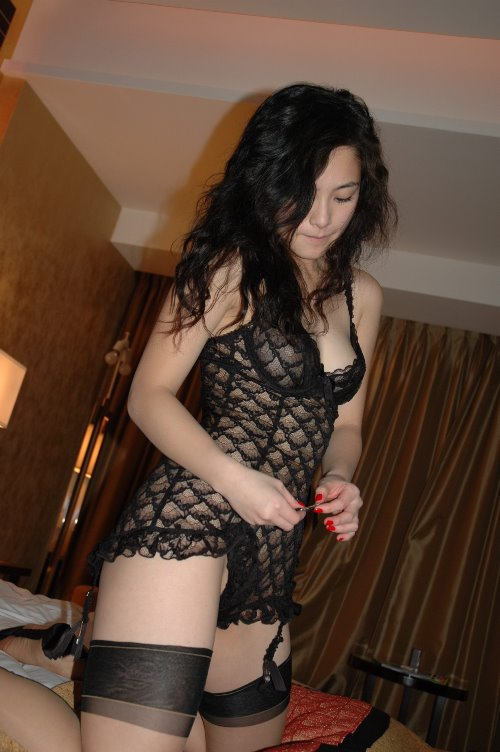
//> input picture opencv3_prog/test_opencv/1.jpg, 500 x 752 px
$ ./hough ../test_opencv/1.jpg   (built with g++ and OpenCV 4)
//> lines starting //> are read from the running program, lines starting //| are printed output that depends on the picture
#include <opencv2/core/core.hpp>
#include <opencv2/imgproc/imgproc.hpp>
#include <opencv2/highgui/highgui.hpp>
#include <iostream>

using namespace std;
using namespace cv;

int main(int argc, char** argv) {
    if(argc != 2) {
        cout << "usage: filter path_of_image." << endl;
        return 1;
    }

    Mat src, dst, mid;
    src = imread(argv[1]);
//> src is the input picture: 752 rows x 500 cols, CV_8UC3; mean B, G, R 54.3, 68.5, 91.9

    Canny(src, mid, 50, 200, 3);
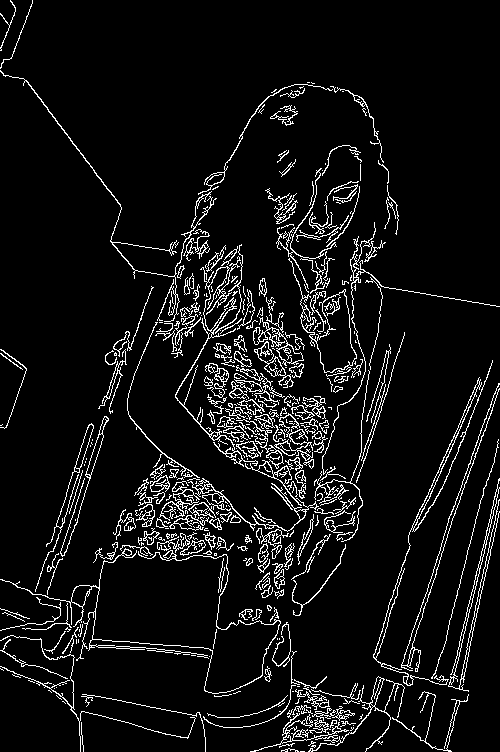
//> mid: 752 rows x 500 cols, CV_8UC1; 7.2% white in thin lines or dots
    cvtColor(mid, dst, CV_GRAY2BGR);
//> dst: 752 rows x 500 cols, CV_8UC3; 7.2% white in thin lines or dots

    vector<Vec2f> lines;
    HoughLines(mid, lines, 1, CV_PI/180, 150, 0, 0);
//> lines = 13 lines (rho, theta), first 12: [28, 2.5], [25, 2.51], [31, 2.48], [591, 0.31], [460, 0.79], [451, 0.68], [236, 0.33], [595, 0.33], [290, 0], [228, 0.31], [-158, 2.97], [-279, 3.12]

    for(int i = 0; i < lines.size(); ++i) {
        float rho = lines[i][0];
        float theta = lines[i][1];
        Point pt1, pt2;
        double a = cos(theta);
        double b = sin(theta);
        double x0 = a * rho;
        double y0 = b * rho;
        pt1.x = cvRound(x0 + 1000 * (-b));
        pt1.y = cvRound(y0 + 1000 * a);
        pt2.x = cvRound(x0 - 1000 * (-b));
        pt2.y = cvRound(y0 - 1000 * a);
        line(dst, pt1, pt2, Scalar(55,100,195),1,LINE_AA);
    }
//> this loop made 13 passes
//> (rho, theta, a, b, x0, y0) on passes 1 to 12: (28, 2.5, -0.799, 0.602, -22.36, 16.85), (25, 2.51, -0.809, 0.588, -20.23, 14.69), (31, 2.48, -0.788, 0.616, -24.43, 19.09), (591, 0.314, 0.951, 0.309, 562.1, 182.6), (460, 0.785, 0.707, 0.707, 325.3, 325.3), (451, 0.681, 0.777, 0.629, 350.5, 283.8), (236, 0.332, 0.946, 0.326, 223.1, 76.83), (595, 0.332, 0.946, 0.326, 562.6, 193.7), (290, 0, 1, 0, 290, 0), (228, 0.314, 0.951, 0.309, 216.8, 70.46), (-158, 2.97, -0.985, 0.174, 155.6, -27.44), (-279, 3.12, -1, 0.0175, 279, -4.87)
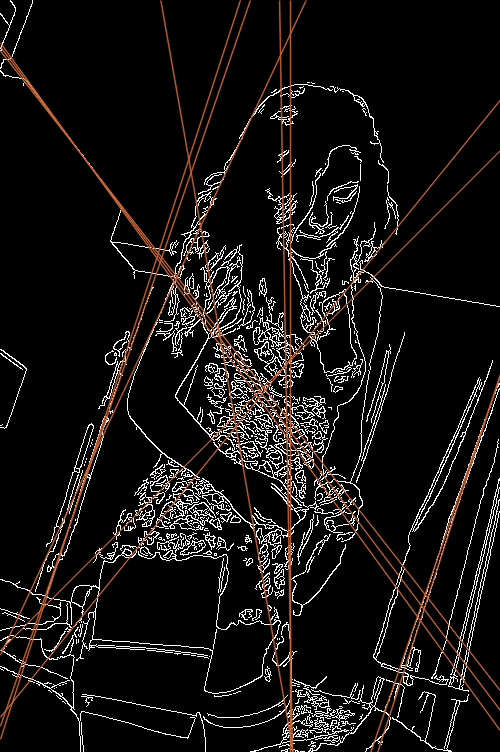
//> dst: 752 rows x 500 cols, CV_8UC3; mean B, G, R 18.4, 19.8, 22.7
    imshow("hough", mid);
    imshow("effect", dst);
    waitKey(0);
    return 0;
}
